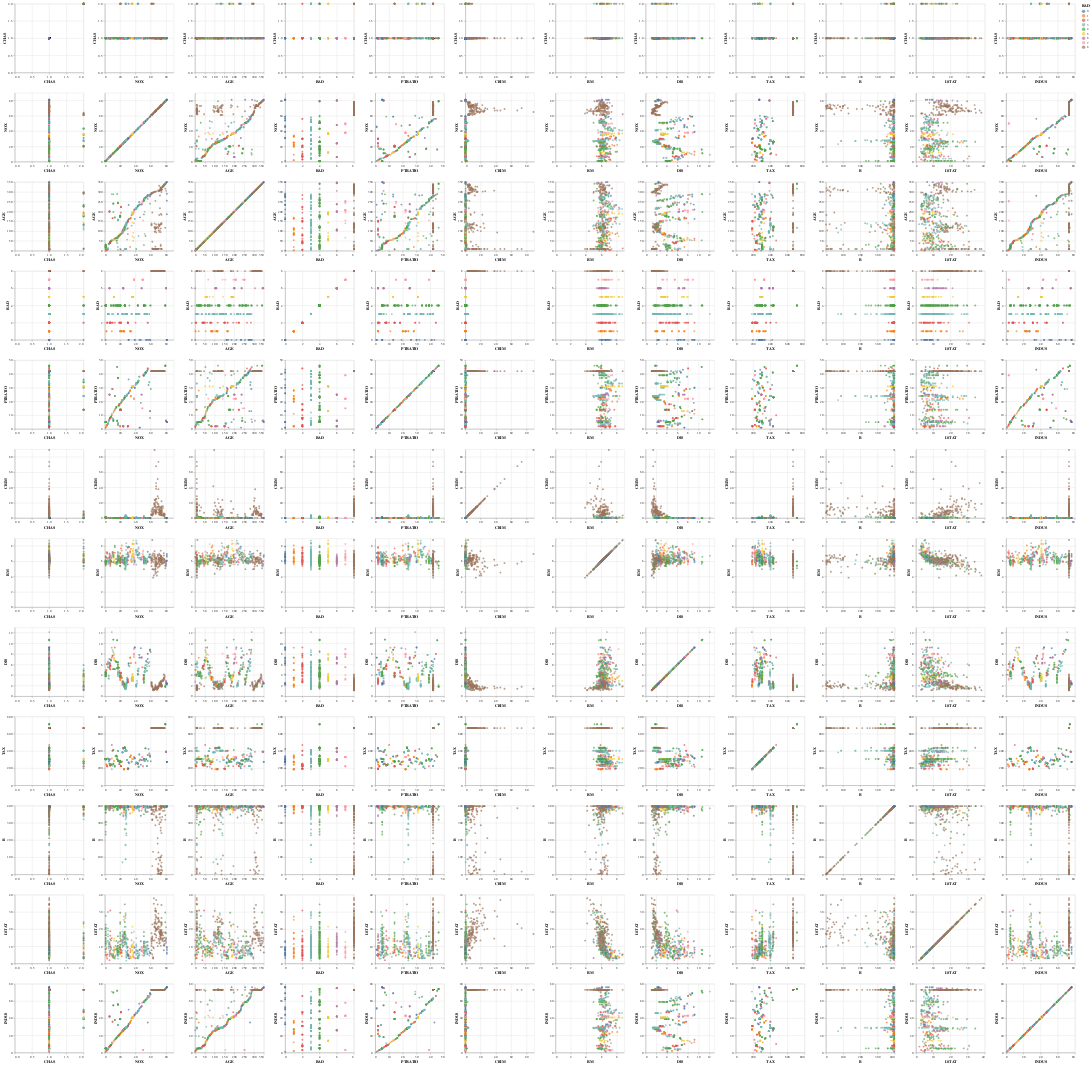

Notebook cell for this chart:
### Code cell
import altair as alt

cols = ['CHAS', 'NOX', 'AGE', 'RAD', 'PTRATIO', 'CRIM', 'RM', 'DIS', 'TAX', 'B', 'LSTAT', 'INDUS']

_y = y.replace(dict(map(lambda v: (v[1], v[0]), enumerate(y.unique()))))
pdf = pd.concat([X, _y], axis=1)

alt.Chart(pdf).mark_circle().encode(
    alt.X(alt.repeat("column"), type='quantitative'),
    alt.Y(alt.repeat("row"), type='quantitative'),
    color=f'{target}:N'
).properties(width=200, height=200).repeat(row=cols, column=cols)

### Figure 1 — Vega-Lite specification as saved in the notebook (floating-point values rounded to 4 significant figures; data arrays with more than 128 entries replaced by an {"elided": "..."} marker saying what was removed)
{"config": {"view": {"continuousWidth": 400, "continuousHeight": 300}}, "repeat": {"column": ["CHAS", "NOX", "AGE", "RAD", "PTRATIO", "CRIM", "RM", "DIS", "TAX", "B", "LSTAT", "INDUS"], "row": ["CHAS", "NOX", "AGE", "RAD", "PTRATIO", "CRIM", "RM", "DIS", "TAX", "B", "LSTAT", "INDUS"]}, "spec": {"data": {"name": "data-52060cdfa9e30a1539378d297df695af"}, "mark": "circle", "encoding": {"color": {"type": "nominal", "field": "RAD"}, "x": {"type": "quantitative", "field": {"repeat": "column"}}, "y": {"type": "quantitative", "field": {"repeat": "row"}}}, "height": 200, "width": 200}, "$schema": "https://vega.github.io/schema/vega-lite/v4.8.1.json", "datasets": {"data-52060cdfa9e30a1539378d297df695af": {"elided": "495 records"}}}
